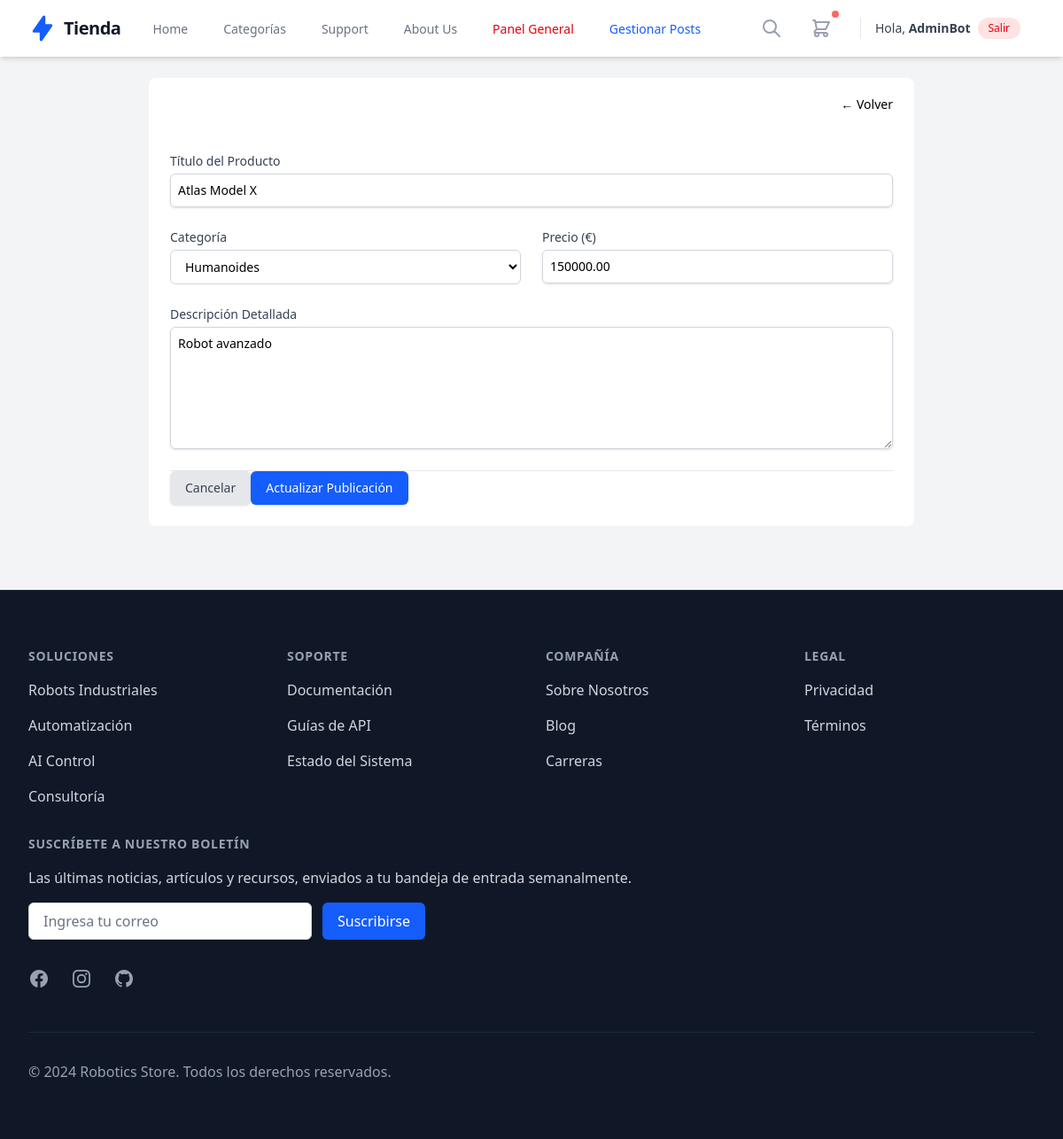
The page /public/post/edit/1 (signed in) on the database its author committed.
### tables this page shows
CREATE TABLE posts (
    id INT AUTO_INCREMENT PRIMARY KEY,
    title VARCHAR(255) NOT NULL,        
    content TEXT NOT NULL,
    image_url VARCHAR(512),             
    price DECIMAL(10, 2) DEFAULT 0.00,
    
     
    specs JSON NULL,                   
    
     
    is_active BOOLEAN DEFAULT TRUE,    
    
    user_id INT,
    category_id INT,
    created_at TIMESTAMP DEFAULT CURRENT_TIMESTAMP,
    updated_at TIMESTAMP DEFAULT CURRENT_TIMESTAMP ON UPDATE CURRENT_TIMESTAMP,
    
    FOREIGN KEY (user_id) REFERENCES users(id) ON DELETE SET NULL,
    FOREIGN KEY (category_id) REFERENCES categories(id) ON DELETE SET NULL,

     
    CONSTRAINT chk_price_positive CHECK (price >= 0)
);

CREATE TABLE categories (
    id INT AUTO_INCREMENT PRIMARY KEY,
    name VARCHAR(100) NOT NULL UNIQUE
);

### app/Controllers/PostController.php (called while the page is built, shortened)
<?php
class PostController
{
    public function edit($id) {
        $postModel = new Post();
        $post = $postModel->findById($id);
        require_once dirname(__DIR__) . '/Models/Category.php';
        $categoryModel = new Category();
        $categories = $categoryModel->getAll();
        $rootPath = dirname(__DIR__, 2);
        require_once $rootPath . '/app/views/layout/header.php';
        require_once $rootPath . '/app/views/posts/edit.php';
        require_once $rootPath . '/app/views/layout/footer.php';
    }
}

### app/Router.php (called while the page is built, shortened)
<?php
class Router {
    protected $method = 'index';
    public function __construct() {
        $url = $this->getUrl();
        if (isset($url[0]) && $url[0] === 'public') {
            array_shift($url);
        }
        if (isset($url[0])) {
            $controllerName = ucfirst($url[0]) . 'Controller';
            if (file_exists(__DIR__ . '/Controllers/' . $controllerName . '.php')) {
                unset($url[0]);
            }
        }
        $this->controller = new $this->controller;
        if (isset($url[1])) {
            if (method_exists($this->controller, $url[1])) {
                $this->method = $url[1];
                unset($url[1]);
            }
        }
        $this->params = $url ? array_values($url) : [];
        call_user_func_array([$this->controller, $this->method], $this->params);
    }
    public function getUrl() {
        if (isset($_GET['url'])) {
            $url = rtrim($_GET['url'], '/');
            $url = filter_var($url, FILTER_SANITIZE_URL);
            return explode('/', $url);
        }
        return [];
    }
}

### index.php (called while the page is built, shortened)
<?php
require_once 'app/Config/Database.php';
spl_autoload_register(function ($class_name) {
    $directories = [
        'app/',
        'app/Controllers/',
        'app/Models/'
    ];
    foreach ($directories as $directory) {
        if (file_exists($directory . $class_name . '.php')) {
            return;
        }
    }
});
$init = new Router();

### app/Config/Database.php (called while the page is built, shortened)
<?php
class Database {
    private static $instance = null;
    private function __construct() {
        try {
            $dsn = "mysql:host=" . DB_HOST . ";dbname=" . DB_NAME . ";charset=utf8";
            $this->conn = new PDO($dsn, DB_USER, DB_PASS);
        } catch (PDOException $e) {
            die("Error de conexión: " . $e->getMessage());
        }
    }
    public static function connect() {
        if (self::$instance === null) {
            self::$instance = new Database();
        }
        return self::$instance->conn;
    }
}
?>

### app/Models/Post.php (called while the page is built, shortened)
<?php
class Post {
    private $db;
    public function __construct() {
        $this->db = Database::connect();
    }
    public function findById($id) {
        $sql = "SELECT posts.*, users.username, categories.name as category_name
                FROM posts
                JOIN users ON posts.user_id = users.id
                JOIN categories ON posts.category_id = categories.id
                WHERE posts.id = :id";
        $stmt = $this->db->prepare($sql);
        $stmt->bindParam(':id', $id);
        $stmt->execute();
        return $stmt->fetch(PDO::FETCH_ASSOC);
    }
}

### app/Models/Category.php (called while the page is built)
<?php
require_once dirname(__DIR__) . '/Config/Database.php';
class Category {
    private $db;
    public function __construct() {
        $this->db = Database::connect();
    }
    public function getAll() {
        $sql = "SELECT * FROM categories";
        $stmt = $this->db->query($sql);
        return $stmt->fetchAll(PDO::FETCH_ASSOC);
    }
}

### app/views/posts/edit.php (the view)
<div class="max-w-4xl mx-auto px-4 py-8">
    <div class="bg-white shadow-xl rounded-lg overflow-hidden">
        <div class="bg-blue-800 px-6 py-4 border-b border-blue-700 flex justify-between items-center">
            <h2 class="text-xl font-bold text-white">Editar Publicación</h2>
            <a href="<?= BASE_URL ?>/public/post/manage" class="text-blue-100 hover:text-white text-sm">
                &larr; Volver
            </a>
        </div>
        <div class="p-6 md:p-8">
            <form action="<?= BASE_URL ?>/public/post/update/<?= $post['id'] ?>" method="POST" class="space-y-6">
                <div>
                    <label for="title" class="block text-sm font-medium text-gray-700">Título del Producto</label>
                    <input type="text" name="title" id="title" required
                           value="<?= htmlspecialchars($post['title']) ?>"
                           class="mt-1 block w-full border-gray-300 rounded-md shadow-sm focus:ring-blue-500 focus:border-blue-500 sm:text-sm p-2 border">
                </div>
                <div class="grid grid-cols-1 md:grid-cols-2 gap-6">
                    <div>
                        <label for="category_id" class="block text-sm font-medium text-gray-700">Categoría</label>
                        <select name="category_id" id="category_id" required
                                class="mt-1 block w-full pl-3 pr-10 py-2 text-base border-gray-300 focus:outline-none focus:ring-blue-500 focus:border-blue-500 sm:text-sm rounded-md border">
                            <?php foreach ($categories as $category): ?>
                                <option value="<?= $category['id'] ?>"
                                    <?= ($post['category_id'] == $category['id']) ? 'selected' : '' ?>>
                                    <?= htmlspecialchars($category['name']) ?>
                                </option>
                            <?php endforeach; ?>
                        </select>
                    </div>
                    <div>
                        <label for="price" class="block text-sm font-medium text-gray-700">Precio (€)</label>
                        <input type="number" step="0.01" name="price" id="price" required
                               value="<?= htmlspecialchars($post['price']) ?>"
                               class="mt-1 block w-full border-gray-300 rounded-md shadow-sm focus:ring-blue-500 focus:border-blue-500 sm:text-sm p-2 border">
                    </div>
                </div>
                <div>
                    <label for="content" class="block text-sm font-medium text-gray-700">Descripción Detallada</label>
                    <textarea name="content" id="content" rows="6" required
                              class="mt-1 block w-full border-gray-300 rounded-md shadow-sm focus:ring-blue-500 focus:border-blue-500 sm:text-sm p-2 border"><?= htmlspecialchars($post['content']) ?></textarea>
                </div>
                <div class="flex items-center justify-end border-t border-gray-200 pt-6">
                    <a href="<?= BASE_URL ?>/public/post/manage" class="bg-gray-200 py-2 px-4 border border-transparent rounded-md shadow-sm text-sm font-medium text-gray-700 hover:bg-gray-300 focus:outline-none focus:ring-2 focus:ring-offset-2 focus:ring-gray-500 mr-3">
                        Cancelar
                    </a>
                    <button type="submit" class="bg-blue-600 py-2 px-4 border border-transparent rounded-md shadow-sm text-sm font-medium text-white hover:bg-blue-700 focus:outline-none focus:ring-2 focus:ring-offset-2 focus:ring-blue-500">
                        Actualizar Publicación
                    </button>
                </div>
            </form>
        </div>
    </div>
</div>

### rows shown on the page
posts: title "Atlas Model X", category_id "Humanoides", price "150000.00", content "Robot avanzado"

### other values the page prints
$_SESSION['username'] "AdminBot"
